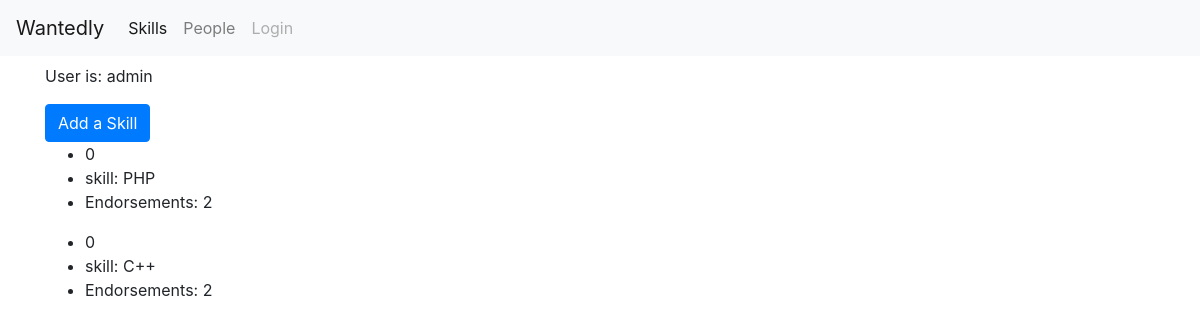
The app's page /users/1/1/, older data.
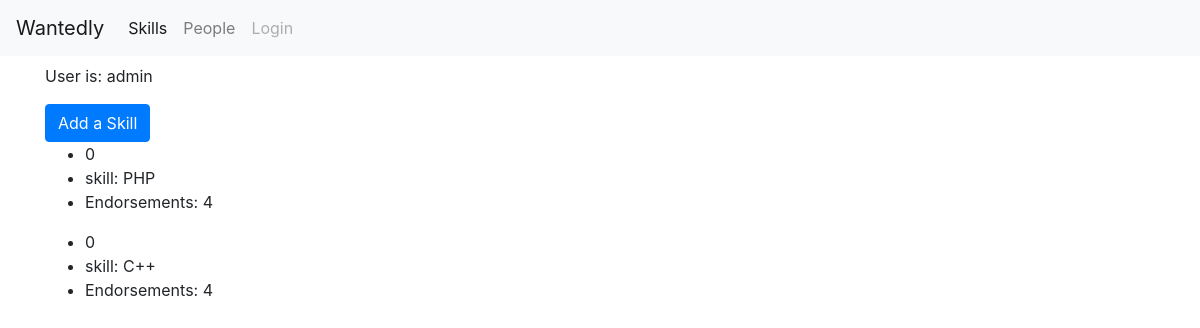
The same page, newer data.
### skills/models.py (models this page shows)
class SkillSet(models.Model):
	user_key = models.ForeignKey("auth.User", on_delete=models.CASCADE)
	skill = models.ForeignKey("Skill", on_delete=models.CASCADE)
	endorsements = models.PositiveSmallIntegerField(default=0)
	def __str__(self):
		return str(self.user_key) + " " + str(self.skill) + " " + str(self.endorsements)

class Skill(models.Model):
	name = models.CharField(max_length=50)
	def __str__(self):
		return self.name

### skills/views.py (the view)
# urls.py: url(r'^users/(?P<user_pk>[0-9]+)/(?P<user_profile_pk>[0-9]+)/$', skills_views.user_profile, name="user_profile"),
def user_profile(request, user_pk, user_profile_pk):
	active_user = User.objects.get(pk=user_pk)
	profile_user = User.objects.get(pk=user_profile_pk)
	skill_sets = SkillSet.objects.filter(user_key=user_profile_pk)
	endorsements = Endorsement.objects.all().filter(user_endorsing=active_user, user_endorsed=profile_user)
	print(endorsements)
	endorsed = []
	if endorsements:
		i = 0
		for skill_set in skill_sets:
			print('skill_set', skill_set)
			if (i < len(endorsements) and skill_set == endorsements[i].endorsed_skill_set):
				endorsed.append(1)
				i = i + 1
				print ("endorsement matches!")
			else:
				endorsed.append(0)
	else:
		for skill_set in skill_sets:
			endorsed.append(0)
	print ('skill_sets', skill_sets)
	print ('endorsements', endorsements)
	print ('endorsed', endorsed)
	if request.method == "POST":
		form = AddSkillForm(request.POST)
		if form.is_valid():
			pass
	else:
		form = AddSkillForm()
	skill_sets_zipped = zip(skill_sets, endorsed)
	args = {
		'profile_user' : profile_user,
		'skill_sets' : skill_sets,
		'skill_sets' : skill_sets_zipped,
		'form': form
	}
	return render(request, 'skills/profile.html', args)

### skills/templates/skills/profile.html (shortened to what this page needs)
{% extends 'core/base.html' %}
{% block content %}
	<p>User is: {{ profile_user }}</p>
	<button type="button" class="btn btn-primary" data-toggle="modal" data-target="#add-skill-modal">
					Add a Skill
	</button>
	{% for skill_set, endorsed_skill in skill_sets %}
		<ul>
			<li>{{ endorsed_skill }}</li>
			<li> skill: {{ skill_set.skill }} </li>
			<li> Endorsements: {{ skill_set.endorsements}} </li>
		</ul>
	{% endfor %}
{% endblock %}

### core/templates/core/base.html (shortened to what this page needs)
{% load staticfiles %}
<!DOCTYPE html>
<html lang="en">
    <head>
        <link rel="stylesheet" href="https://maxcdn.bootstrapcdn.com/bootstrap/4.0.0-beta/css/bootstrap.min.css">
        <link rel="stylesheet" type="text/css" href="{% static 'core/style.css' %}" />
    </head>
    <body>
    <nav class="navbar navbar-expand-lg navbar-light bg-light ">
        <a class="navbar-brand" href="{% url 'index' %}">Wantedly</a>
        <div class="collapse navbar-collapse" id="navbarNav">
            <ul class="navbar-nav">
                <li class="nav-item active">
                    <a class="nav-link" href="">Skills<span class="sr-only">(current)</span></a>
                </li>
                <li class="nav-item">
                    <a class="nav-link" href="{% url 'user_list' %}">People</a>
                </li>
            {% if not user.is_authenticated %}
                <li class="nav-item">
                    <a class="nav-link disabled" href="{% url 'login' %}">Login</a>
                </li>
            {% endif %}
            </ul>
        </div>
    </nav>
         <div class="container page">
                <div class="row">
                    <div class="col col-md-8 col-centered">
                        {% block content %}
                        {% endblock %}
                    </div>
                </div>
            </div>
    </body>
</html>

Row changes from the older to the newer data that the page shows:
changed SkillSet "PHP": endorsements "2" → "4"
changed SkillSet (number 2 of 2 on the later page): endorsements "2" → "4"
